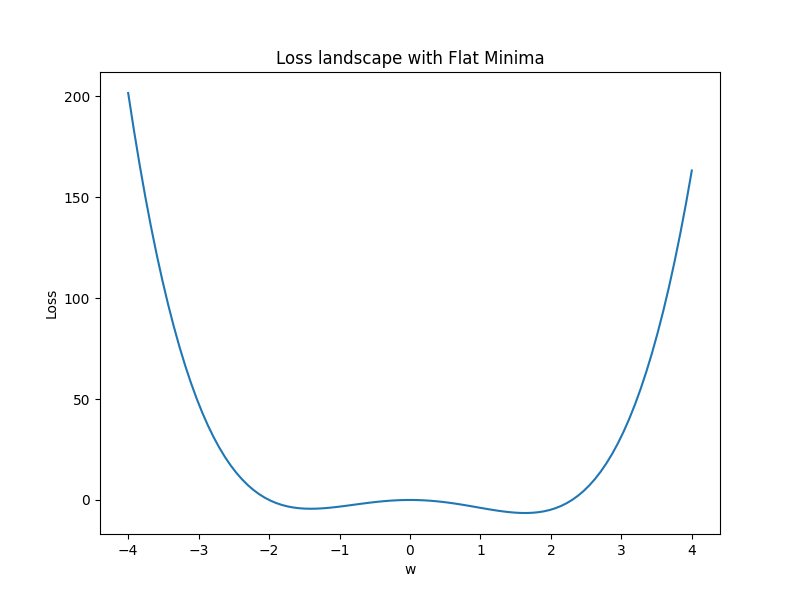

This figure's Python source:
import numpy as np
import matplotlib.pyplot as plt

# 손실 함수 정의
def loss_function(x):
    return (x-2.3)*(x+2)*x*x
# 그리드 생성
x_range = np.linspace(-4, 4, 100)
y = loss_function(x_range)

# 플롯 생성
plt.figure(figsize=(8, 6))
plt.plot(x_range, y, label='Loss Function')

# 그래프 설정
plt.xlabel('w')
plt.ylabel('Loss')
plt.title('Loss landscape with Flat Minima')

# 플롯 보이기
plt.savefig('/root/PyHessian/graph/flat_minima.png')
